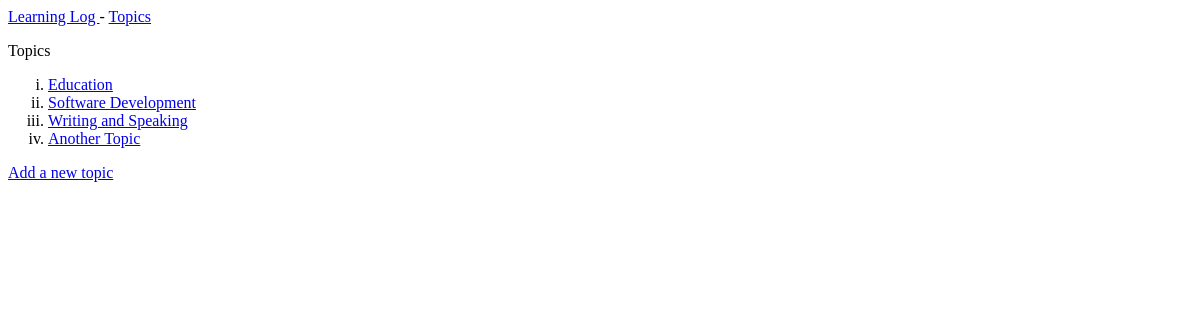
The page /topics/ on the database as committed earlier.
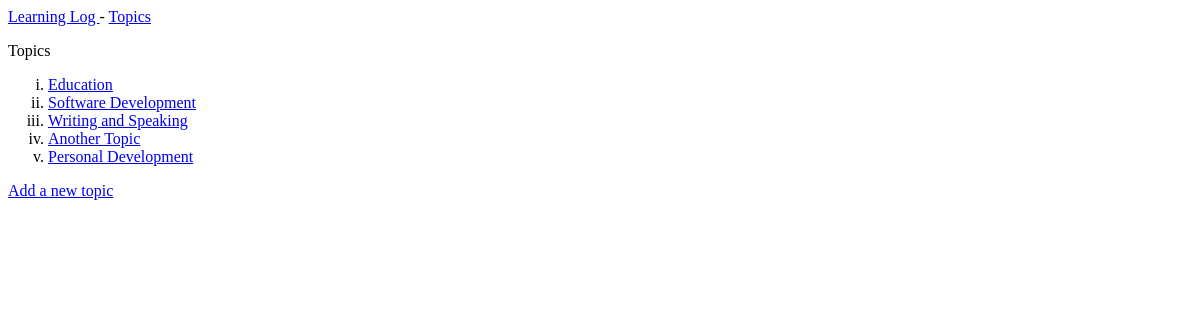
The same page on the database as committed later.
### log/models.py (models this page shows)
class Topic(models.Model):
    text = models.CharField(max_length=250)
    date_added = models.DateTimeField(auto_now_add=True)
    def __str__(self):
        return self.text

### log/views.py (the view)
# urls.py: path('topics/', views.topics, name='topics'),
def topics(request):
    topics = Topic.objects.order_by('date_added')
    context = {'topics': topics}
    return render(request, 'log/topics.html', context)

### log/templates/log/topics.html
{% extends 'log/base.html' %}
{% block page_content %}
    <p>Topics</p>
    <ol type="i">
        {% for topic in topics %}
            <li><a href="{% url 'log:topic' topic.id %}" >{{ topic }}</a></li>
                {% empty %}
                    <li>No topics added yet</li>
        {% endfor %}
    </ol>
    <a href="{% url 'log:new_topic' %}">Add a new topic</a>
{% endblock page_content %}

### log/templates/log/base.html
<p>
    <a href="{% url 'log:index' %}"> Learning Log </a> -
    <a href="{% url 'log:topics' %}"> Topics </a>
</p>
{% block page_content %}
{% endblock page_content %}

Rows that differ between the two databases and show on the page:
added Topic: text "Personal Development"
